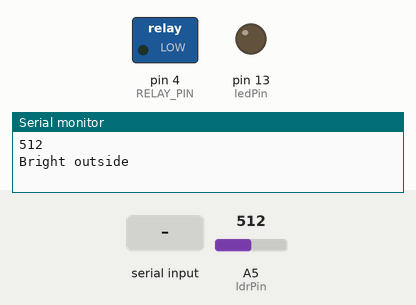
A sketch run on a simulated Arduino Uno, built with avr-gcc and run on an emulated ATmega328P. On the bench: switched loads named in the sketch (green lamp = pin HIGH), output pins drawn as LEDs (lit = HIGH), the last lines printed to the serial monitor. The test bench sets the inputs (shaded band); at power-on: A5 (ldrPin) = 512.

Above: at 1.2 s.
1.3 s: A5 (ldrPin) set to 106
3.2 s: A5 (ldrPin) set to 95
At 4.3 s:
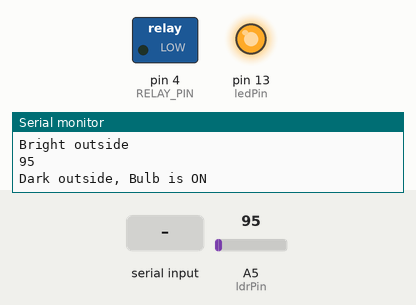
5.5 s: "o" received over Serial
At 6.6 s:
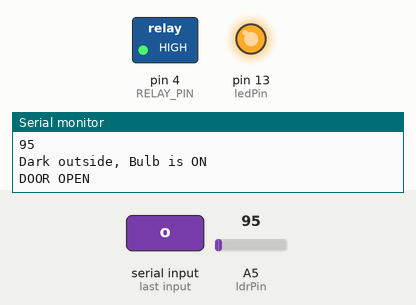
Timing chart, 0 to 17.0 s (numbered marks = the images above; inputs shaded):
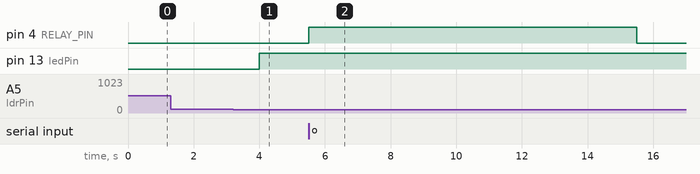

The sketch:

arduino_code.ino
```cpp
#define RELAY_PIN       4
#define ACCESS_DELAY    10000 // Keep lock unlocked for 10 seconds

//ldr and bulb control pins
const int ledPin=13;
const int ldrPin=A5; //analog input

unsigned long previousMillis = 0;  // variable to store the previous time
const long interval = 1000;  // interval to wait for (in milliseconds)

void setup()
{
  Serial.begin(9600);

  pinMode(ledPin,OUTPUT);
  pinMode(ldrPin,INPUT);
  pinMode(RELAY_PIN, OUTPUT);

  digitalWrite(RELAY_PIN, LOW);
}
void loop()
{
   unsigned long currentMillis = millis();  // get the current time

  if (currentMillis - previousMillis >= interval) {
    previousMillis = currentMillis;  // save the current time for the next interval
    //Control Bulb based on LDR
  int ldrStatus=analogRead(ldrPin);
  Serial.println(ldrStatus);
  if(ldrStatus<=100)   //when it's dark less conductivity(low voltage)
  {
    digitalWrite(ledPin,1);
    Serial.println("Dark outside, Bulb is ON");
  }
  else
  {
    digitalWrite(ledPin,0);
    Serial.println("Bright outside");
  }
  }
    //Unlock and lock door(servo motor mechanism) based on Face Recognition
  if(Serial.available())
  {
    char char_data=Serial.read(); //read one byte from serial buffer and save it to the variable
    if(char_data=='o')
    {
      openlock();
    }
    else if(char_data=='c')
    {
      closelock();
    }
    delay(1);
  }
}

void openlock()
{
  if(digitalRead(RELAY_PIN)==LOW)
  {
    digitalWrite(RELAY_PIN, HIGH);
    Serial.println("DOOR OPEN");
    delay(ACCESS_DELAY);
    digitalWrite(RELAY_PIN, LOW);
  }
  else
  {
    Serial.println("DOOR ALREADY OPEN");
  }
}

void closelock()
{
  if(digitalRead(RELAY_PIN)==HIGH)
  {
    digitalWrite(RELAY_PIN, LOW);
    Serial.println("Door CLOSED");
  }
  else
  {
    Serial.println("DOOR ALREADY CLOSED");
  }
}
```

Measured:
- the behaviour switches between 101 and 100 on A5 (ldrPin) (found by bisection; images 0 and 1)
- after the input at 3.2 s, pin 13 (ledPin): LOW → HIGH after 0.80 s
- after the input at 5.5 s, pin 4 (RELAY_PIN): LOW → HIGH at once, → LOW 10.0 s later
